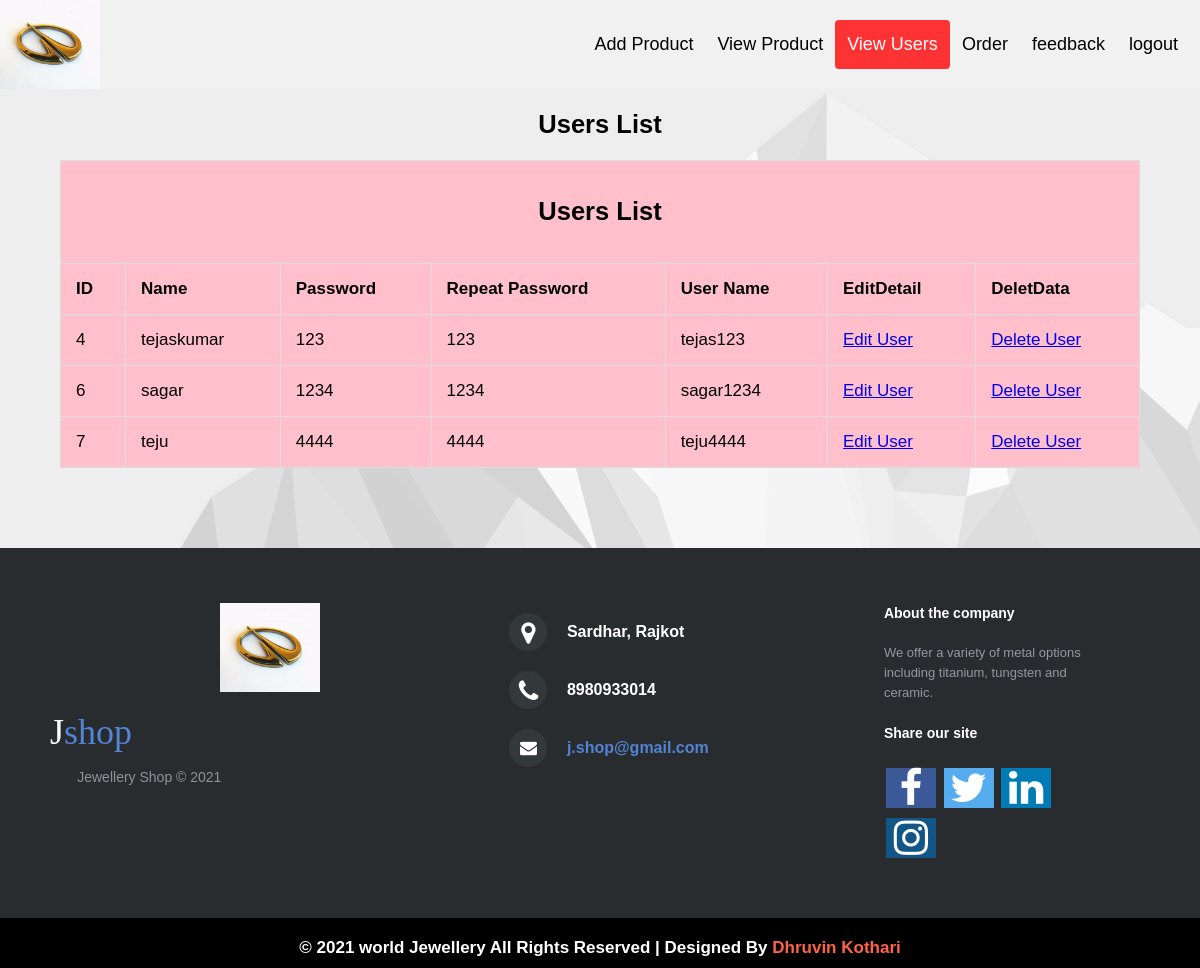
Screenshot of /viewuser.php with the database file from the repository.
### tables this page shows
CREATE TABLE `register` (
  `id` int(5) NOT NULL,
  `name` varchar(50) NOT NULL,
  `password` varchar(16) NOT NULL,
  `rpassword` varchar(16) NOT NULL,
  `username` varchar(25) NOT NULL,
  `number` int(10) NOT NULL
);

### viewuser.php (the view, shortened to what this page needs)
<!DOCTYPE html>
<html>
<head>
<link rel="stylesheet" href="https://cdnjs.cloudflare.com/ajax/libs/font-awesome/4.7.0/css/font-awesome.min.css">
	<link rel="stylesheet" href="css/index.css">
	<link rel="stylesheet" href="style.css">
<link rel="stylesheet" type="text/css" href="css/style.css" />
<link rel="stylesheet" type="text/css" href="engine1/style.css" />
</head>
	<body>
	<div class="head">
					<img src="image/logo.jpg" height="45px" alt="logo" />
	<div class="header">
  <div class="header-right">
    <a href="master.php">Add Product</a>
	<a href="viewproduct.php">View Product</a>
	<a class="active" href="viewuser.php">View Users</a>
    <a href="neworder.php">Order</a>
	<a href="feedback.php">feedback</a>
	<a href="login.php">logout</a>
  </div>
  </div>
</div>
		<center><h2>Users List</h2>
		<form name="f1" method="post">
			<?php
					$con= mysqli_connect("localhost","root","","jshop");
					$query = "select * from register";
					$result = mysqli_query($con,$query);
		?>
		<table border="3" align="center" bgcolor="pink">
			<tr>
					<td colspan="7"><center><h2><marquee width="100%" direction="left" height="100%">
						Users List</marquee></h2></td>
				</tr>
			<tr bgcolor="">
				<td><b>ID</b></td>
				<td><b>Name</b></td>
				<td><b>Password</b></td>
				<td><b>Repeat Password</b></td>
				<td><b>User Name</b></td>
				<td><b>EditDetail</b></td>
				<td><b>DeletData</b></td>
			</tr>
			<tr>
				<?php
					while($row=mysqli_fetch_array($result))
					{
						echo "<tr>";
						echo "<td>".$row["id"]."</td>";
						echo "<td>".$row["name"]."</td>";
						echo "<td>".$row["password"]."</td>";
						echo "<td>".$row["rpassword"]."</td>";
						echo "<td>".$row["username"]."</td>";
						echo "<td><a href='useredit.php?id=".$row['id']."'>Edit User</a></td>";
						echo "<td><a href='viewuser.php?id=".$row['id']."'>Delete User</a></td>";
						echo "</tr>";
					}
				?>
			</tr>
		</table>
		</form>
		</center>
	<?php include("footer.php");?>
	</body>
</html>

### css/index.css (style rules this page uses)
* { box-sizing: border-box; }
body { margin: 0; font-family: Arial, Helvetica, sans-serif; }
.header { overflow: hidden; background-color: #f1f1f1; padding: 20px 10px; }
.header a { float: left; color: black; text-align: center; padding: 12px; text-decoration: none; font-size: 18px; line-height: 25px; border-radius: 4px; }
.header a.active { background-color: #FD3232; color: white; }
.header-right { float: right; }

### style.css (style rules this page uses)
body { margxin: 0; font-family: Arial; font-size: 17px; }

### viewuser.php (style rules this page uses)
body { background-image:url("image/cate.jpg"); background-repeat:repeat-x; }
.head img { float: left; width: 100px; height: 89px; background: #555; }
table, td, th { border: 1px solid #ddd; text-align: left; }
table { border-collapse: collapse; width: 90%; }
th, td { padding: 15px; }

### rows the page displays
register: id "4", name "tejaskumar", password "123", rpassword "123", username "tejas123"
register: id "6", name "sagar", password "1234", rpassword "1234", username "sagar1234"
register: id "7", name "teju", password "4444", rpassword "4444", username "teju4444"
